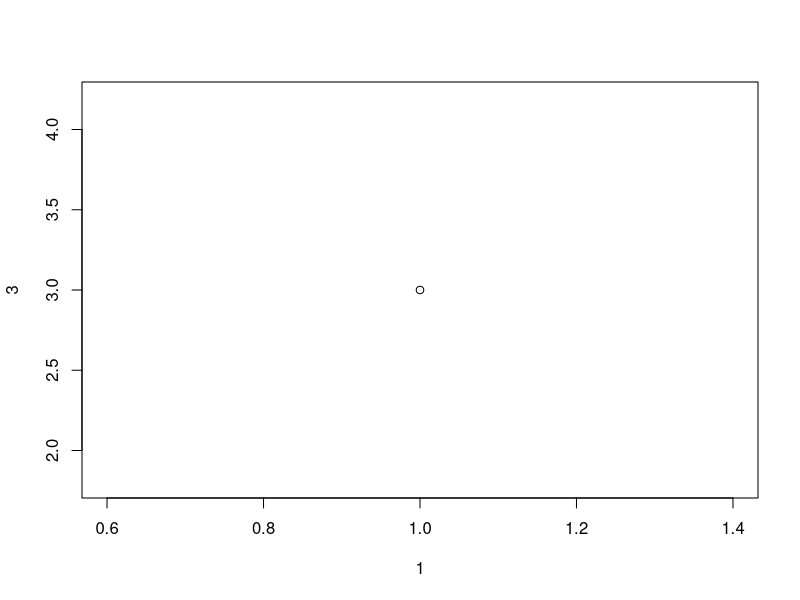
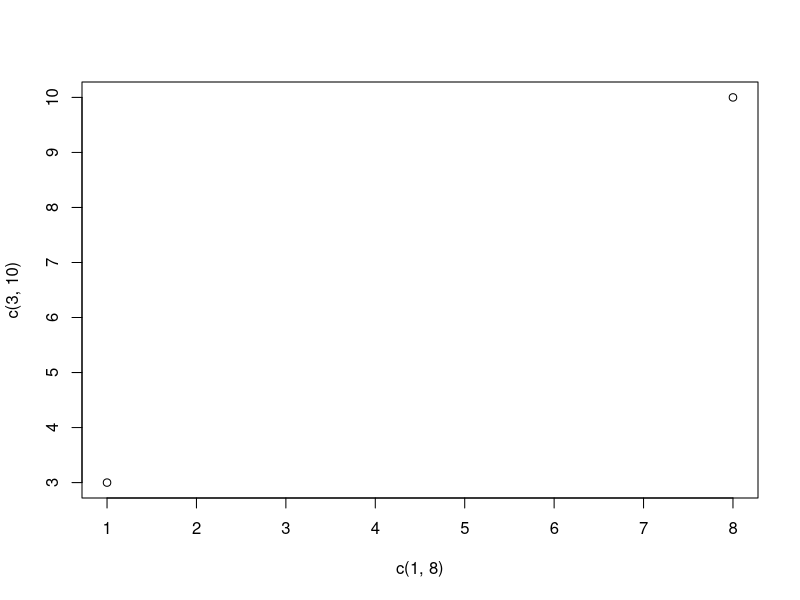
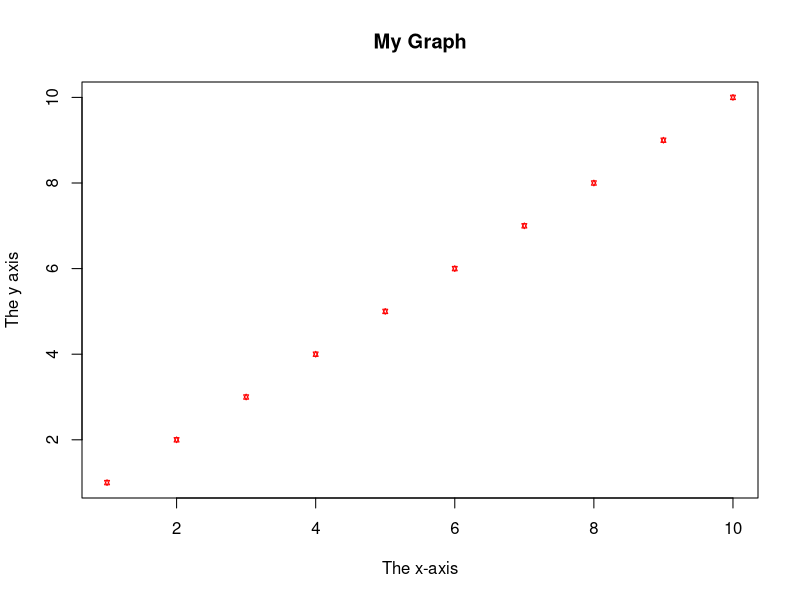
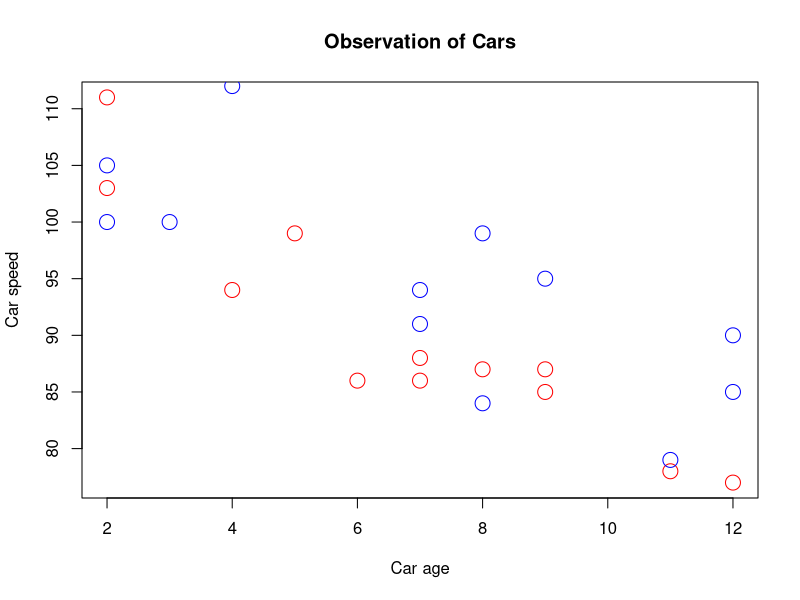
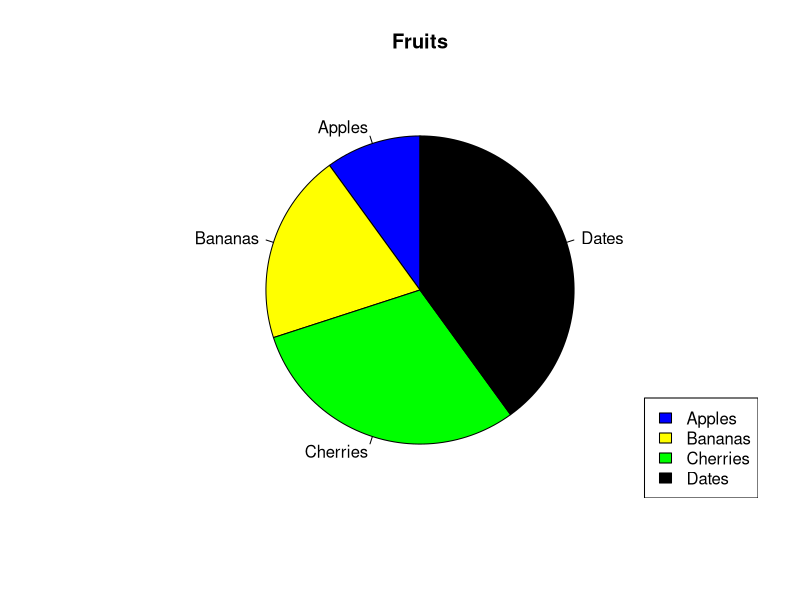
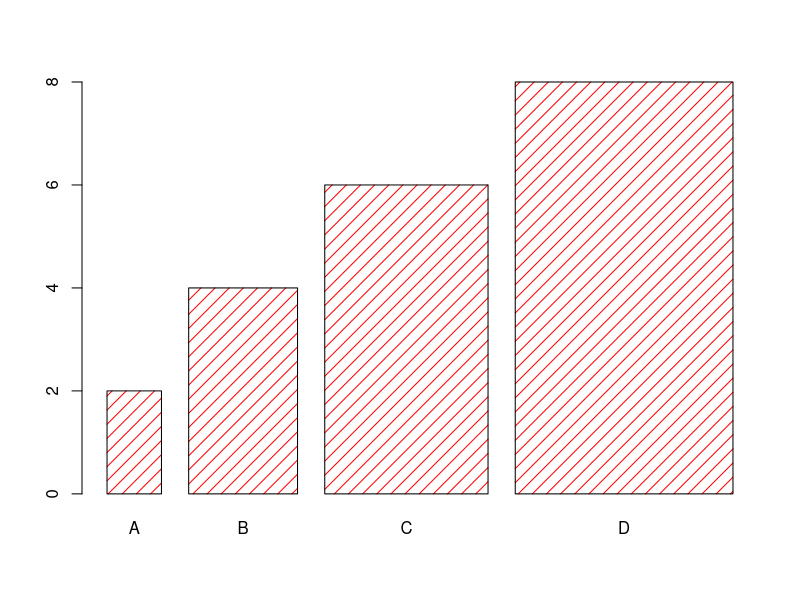
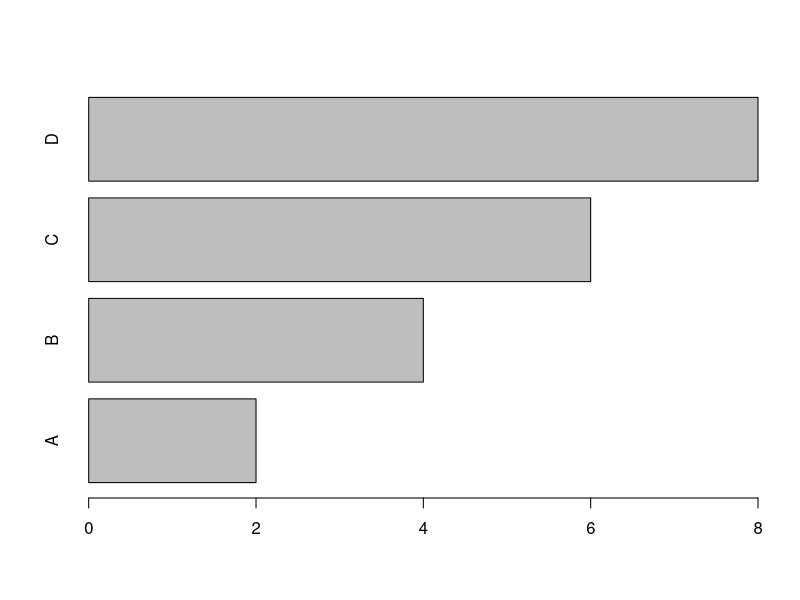

R code for these plots, in order:
2+3
sqrt(16)
log(10)

# L'école la plus cool ;-)
"ISTOM, Ecole supérieure d'agro-développement international"

ecole <- "ISTOM"
adresse <- "4 Rue Joseph Lakanal, 49000 Angers"
date_creation <- 1908

ecole
adresse
date_creation


paste("L'",ecole,"a été créée en",date_creation) 


date_creation <- 1908
nombre_etudiant_promotion <- 60

(2025-date_creation)*nombre_etudiant_promotion


var1 <- "Angers"
var2 <- "Angers"
var3 <- "Angers"

var1
var2
var3

x <- 3+5i
y <- 5i

# Print values of x and y
x
y

# Print the class name of x and y
class(x)
class(y) 


x <- 1000L
y <- 55L

# Print values of x and y
x
y

# Print the class name of x and y
class(x)
class(y) 


x+y
x


str <- "Lorem ipsum dolor sit amet,
consectetur adipiscing elit,
sed do eiusmod tempor incididunt
ut labore et dolore magna aliqua."

str # print the value of str 

str

str <- "Hello World!"

nchar(str) 

grepl("I",ecole)


paste("Cette ecole a été créée en",date_creation)
xxxxx <- 1:10
xxxxx


a <- 33
b <- 200

if (b > a) {
  print("b is greater than a")
} 


i <- 1
while (i < 6) {
  print(i)
  i <- i + 1
}


i <- 0
while (i < 6) {
  i <- i + 1
  if (i == 3) {
    next
  }
  print(i)
} 


ma_promo <- function(promo) {
  paste("Promotion", promo)
}

ma_promo(114)
ma_promo(115) 


ma_promo <- function(promo,groupe) {
  paste("Promotion", promo, "groupe", groupe)
}

ma_promo(114,"A")
ma_promo(115,"B") 


ma_multiplication <- function(x) {
  return (5 * x)
}

print(ma_multiplication(3))
print(ma_multiplication(5))
print(ma_multiplication(9)) 


mat <- matrix(1:9, nrow = 3, ncol = 3)
mat
mat[1,2]
mat[1,]
mat[,2]
mat[c(1,2),] 
mat[,c(1,2)] 
mat_add_column <- cbind(mat,c(50,8,47))
mat_add_column

plot(1, 3)
plot(c(1, 8), c(3, 10)) 

plot(1:10, main="My Graph", xlab="The x-axis", ylab="The y axis",col="red",cex=0.5,pch=11) 

# day one, the age and speed of 12 cars:
x1 <- c(5,7,8,7,2,2,9,4,11,12,9,6)
y1 <- c(99,86,87,88,111,103,87,94,78,77,85,86)

# day two, the age and speed of 15 cars:
x2 <- c(2,2,8,1,15,8,12,9,7,3,11,4,7,14,12)
y2 <- c(100,105,84,105,90,99,90,95,94,100,79,112,91,80,85)

plot(x1, y1, main="Observation of Cars", xlab="Car age", ylab="Car speed", col="red", cex=2)
points(x2, y2, col="blue", cex=2) 


x <- c(10,20,30,40)
mylabel <- c("Apples", "Bananas", "Cherries", "Dates")
colors <- c("blue", "yellow", "green", "black")
pie(x,, label = mylabel, main = "Fruits",col = colors,init.angle = 90) 
legend("bottomright", mylabel, fill = colors) 


x <- c("A", "B", "C", "D")
y <- c(2, 4, 6, 8)
barplot(y, names.arg = x, col = "red",density = 10,width = c(1,2,3,4))
barplot(y, names.arg = x, horiz = TRUE) 

